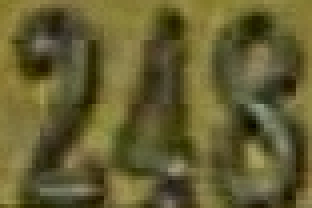
%> input picture code/SVHN-code/test.png, 78 x 52 px (shown 4 times larger)
$ octave --eval "result = runDehazing(imread('../test.png'));"   (GNU Octave 9; MATLAB toolbox functions it lacks are replaced by stand-ins)
%> lines starting %> are read from the running program, lines starting %| are printed output that depends on the picture
%> in runDehazing, I is the input picture: size 52x78x3 uint8; mean R, G, B 99.7, 93.4, 48.8
### code/SVHN-code/dehazed/calVSMap.m
function [outputRegion outputPixel] = calVSMap(I, r)
%> called with r = 10
if nargin < 2
    r = 15;
end
hsvI = rgb2hsv(I);
%> hsvI: size 52x78x3 double; mean H, S, V 0.148, 0.532, 0.392
s = hsvI(:,:,2);
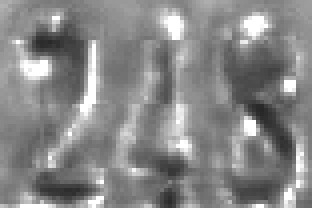
%> s: size 52x78 double (shown 4 times larger); min 0.153, max 1, mean 0.532
v = hsvI(:,:,3);
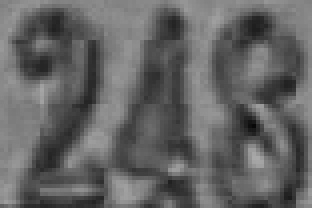
%> v: size 52x78 double (shown 4 times larger); min 0.0314, max 0.663, mean 0.392
sigma = 0.041337;
sigmaMat = normrnd(0, sigma, size(I, 1), size(I, 2));

% Here is another parameters setting
%
% output = 0.1893 + 1.0267*v  - 1.2966*s;

output = 0.121779 + 0.959710*v  - 0.780245*s + sigmaMat;
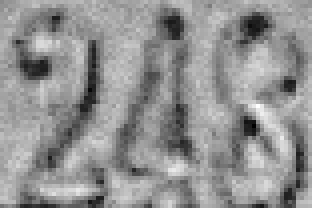
%> output: size 52x78 double (shown 4 times larger); min -0.694, max 0.658, mean 0.0827; drawn with min black and max white
outputPixel = output;
output = ordfilt2(output, 1, ones(r,r), 'symmetric');
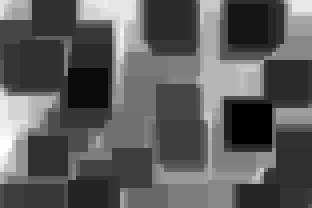
%> output: size 52x78 double (shown 4 times larger); min -0.694, max 0.141, mean -0.392; drawn with min black and max white
outputRegion = output;
end

### code/SVHN-code/dehazed/fastguidedfilter_color.m
function q = fastguidedfilter_color(I, p, r, eps, s)
%> called with r = 10, eps = 0.001, s = 2.5
%   GUIDEDFILTER_COLOR   O(1) time implementation of guided filter using a color image as the guidance.
%
%   - guidance image: I (should be a color (RGB) image)
%   - filtering input image: p (should be a gray-scale/single channel image)
%   - local window radius: r
%   - regularization parameter: eps
%   - subsampling ratio: s (try s = r/4 to s=r)

I_sub = imresize(I, 1/s, 'nearest'); % NN is often enough
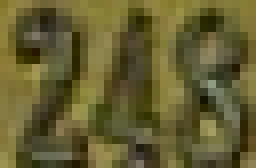
%> I_sub: size 21x32x3 double (shown 8 times larger); mean R, G, B 0.393, 0.368, 0.193
p_sub = imresize(p, 1/s, 'nearest');
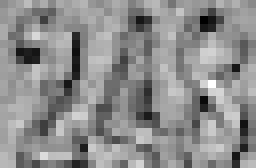
%> p_sub: size 21x32 double (shown 8 times larger); min -0.625, max 0.658, mean 0.0858; drawn with min black and max white
r_sub = r / s; % make sure this is an integer

[hei, wid] = size(p_sub);
%> hei = 21; wid = 32
%> the run ends on the next line
N = boxfilter(ones(hei, wid), r_sub); % the size of each local patch; N=(2r+1)^2 except for boundary pixels.

mean_I_r = boxfilter(I_sub(:, :, 1), r_sub) ./ N;
mean_I_g = boxfilter(I_sub(:, :, 2), r_sub) ./ N;
mean_I_b = boxfilter(I_sub(:, :, 3), r_sub) ./ N;

mean_p = boxfilter(p_sub, r_sub) ./ N;

mean_Ip_r = boxfilter(I_sub(:, :, 1).*p_sub, r_sub) ./ N;
mean_Ip_g = boxfilter(I_sub(:, :, 2).*p_sub, r_sub) ./ N;
mean_Ip_b = boxfilter(I_sub(:, :, 3).*p_sub, r_sub) ./ N;

% covariance of (I, p) in each local patch.
cov_Ip_r = mean_Ip_r - mean_I_r .* mean_p;
cov_Ip_g = mean_Ip_g - mean_I_g .* mean_p;
cov_Ip_b = mean_Ip_b - mean_I_b .* mean_p;

% variance of I in each local patch: the matrix Sigma in Eqn (14).
% Note the variance in each local patch is a 3x3 symmetric matrix:
%           rr, rg, rb
%   Sigma = rg, gg, gb
%           rb, gb, bb
var_I_rr = boxfilter(I_sub(:, :, 1).*I_sub(:, :, 1), r_sub) ./ N - mean_I_r .*  mean_I_r;
var_I_rg = boxfilter(I_sub(:, :, 1).*I_sub(:, :, 2), r_sub) ./ N - mean_I_r .*  mean_I_g;
var_I_rb = boxfilter(I_sub(:, :, 1).*I_sub(:, :, 3), r_sub) ./ N - mean_I_r .*  mean_I_b;
var_I_gg = boxfilter(I_sub(:, :, 2).*I_sub(:, :, 2), r_sub) ./ N - mean_I_g .*  mean_I_g;
var_I_gb = boxfilter(I_sub(:, :, 2).*I_sub(:, :, 3), r_sub) ./ N - mean_I_g .*  mean_I_b;
var_I_bb = boxfilter(I_sub(:, :, 3).*I_sub(:, :, 3), r_sub) ./ N - mean_I_b .*  mean_I_b;

a = zeros(hei, wid, 3);
for y=1:hei
    for x=1:wid
        Sigma = [var_I_rr(y, x), var_I_rg(y, x), var_I_rb(y, x);
            var_I_rg(y, x), var_I_gg(y, x), var_I_gb(y, x);
            var_I_rb(y, x), var_I_gb(y, x), var_I_bb(y, x)];

        cov_Ip = [cov_Ip_r(y, x), cov_Ip_g(y, x), cov_Ip_b(y, x)];

        a(y, x, :) = cov_Ip * inv(Sigma + eps * eye(3)); % very inefficient. Replace this in your C++ code.
    end
end

b = mean_p - a(:, :, 1) .* mean_I_r - a(:, :, 2) .* mean_I_g - a(:, :, 3) .* mean_I_b; % Eqn. (15) in the paper;

mean_a(:, :, 1) = boxfilter(a(:, :, 1), r_sub)./N;
mean_a(:, :, 2) = boxfilter(a(:, :, 2), r_sub)./N;
mean_a(:, :, 3) = boxfilter(a(:, :, 3), r_sub)./N;
mean_b = boxfilter(b, r_sub)./N;

mean_a = imresize(mean_a, [size(I, 1), size(I, 2)], 'bilinear'); % bilinear is recommended
mean_b = imresize(mean_b, [size(I, 1), size(I, 2)], 'bilinear');
q = mean_a(:, :, 1) .* I(:, :, 1)...
    + mean_a(:, :, 2) .* I(:, :, 2)...
    + mean_a(:, :, 3) .* I(:, :, 3)...
    + mean_b;
end

### code/SVHN-code/dehazed/runDehazing.m
function J = runDehazing(inputImage)
  I = inputImage;
  r = 10;
  beta = 1.0;
  % outputFolder = ['res/cross/' num2str(r) '_beta' num2str(beta)];
  %----- Parameters for Guided Image Filtering -----
  gimfiltR = 60;
  eps = 10^-3;
  %-------------------------------------------------
  tic;
  [dR, dP] = calVSMap(I, r);
  refineDR = fastguidedfilter_color(double(I)/255, dP, r, eps, r/4);
  %refineDR = imguidedfilter(dR, double(I)/255, 'NeighborhoodSize', [gimfiltR, gimfiltR], 'DegreeOfSmoothing', eps);
  tR = exp(-beta*refineDR);
  tP = exp(-beta*dP);

  a = estA(I, dR);
  t0 = 0.05;
  t1 = 1;
  I = double(I)/255;
  [h w c] = size(I);
  J = zeros(h,w,c);
  J(:,:,1) = I(:,:,1)-a(1);
  J(:,:,2) = I(:,:,2)-a(2);
  J(:,:,3) = I(:,:,3)-a(3);

  t = tR;
  [th tw] = size(t);
  for y=1:th
      for x=1:tw
          if t(y,x)<t0
              t(y,x)=t0;
          end
      end
  end

  for y=1:th
      for x=1:tw
          if t(y,x)>t1
              t(y,x)=t1;
          end
      end
  end

  J(:,:,1) = J(:,:,1)./t;
  J(:,:,2) = J(:,:,2)./t;
  J(:,:,3) = J(:,:,3)./t;

  J(:,:,1) = J(:,:,1)+a(1);
  J(:,:,2) = J(:,:,2)+a(2);
  J(:,:,3) = J(:,:,3)+a(3);

  toc;
end
